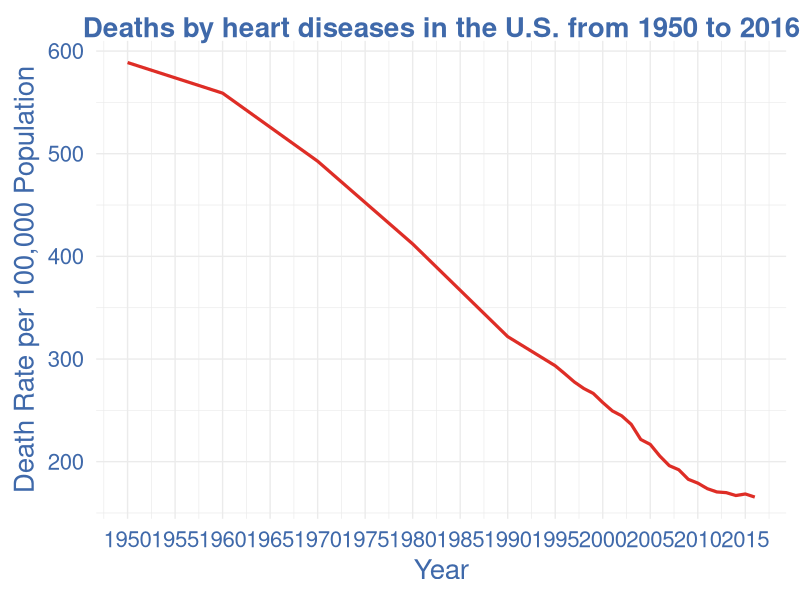

The R script that drew this image:
#Install Packages
list.of.packages <- c("ggplot2", "ggthemes")
new.packages <- list.of.packages[!(list.of.packages %in% installed.packages()[,"Package"])]
if(length(new.packages)) install.packages(new.packages)
lapply(list.of.packages, require, character.only = TRUE)

## theme

# https://material.io/design/color/the-color-system.html#tools-for-picking-colors
pal_heart <- c('#fee5d9','#fcbba1','#fc9272','#fb6a4a','#de2d26','#a50f15')
blue_heart <- "#3F69AA"

############# color pieces!
scale_fill_heart <- function(){
  
  structure(list(
    scale_fill_manual(values=pal_heart)
  ))
}

scale_color_discrete_heart <- function(){
  
  structure(list(
    scale_color_manual(values=pal_heart)
  ))
}

scale_color_continuous_heart <- function(){
  
  structure(list(
    scale_color_gradientn(colours = pal_heart)
  ))
}
##################################

theme_heart <- function(base_size = 20, base_family = "Helvetica",
                        base_line_size = base_size / 42,
                        base_rect_size = base_size / 42) {
  # Starts with theme_bw and remove most parts
  theme_bw(
    base_size = base_size,
    base_family = base_family,
    base_line_size = base_line_size,
    base_rect_size = base_rect_size
  ) %+replace%
    theme(
      axis.ticks      = element_blank(),
      axis.text       = element_text(size = 16,color=blue_heart),
      axis.title = element_text(color = blue_heart),
      legend.background = element_blank(),
      legend.key        = element_blank(),
      legend.title = element_blank(),
      panel.background   = element_blank(),
      panel.border      = element_blank(),
      strip.background  = element_blank(),
      plot.title = element_text(color = blue_heart, face = "bold"),
      plot.background   = element_blank(),
      
      complete = TRUE
    )
}

# Set working directory
setwd("~/Documents/GradSchool/MSDS455/git_repos/MSDS455_Charlie/data")

# read in csv file
heart_disease_deaths <- 
  read.csv(file = "deaths-by-heart-diseases.csv", 
           stringsAsFactors = FALSE)

#check data
str(heart_disease_deaths)

# Create Plot
setwd("~/Documents/GradSchool/MSDS455/git_repos/MSDS455_Charlie/visualizations")
png(file = "slide_10_HD_deaths_over_time.png",width = 1000, height = 500) 
p <- ggplot(data=heart_disease_deaths,aes(x=Year,y=Death.rate.per.100.000.population))+
  geom_line(size=1.1, color = "#de2d26")+
  guides(linetype=F)+
  scale_x_continuous(breaks = seq(1950, 2016, by = 5))+
  labs(x="Year",y="Death Rate per 100,000 Population") +
  scale_color_discrete_heart() + 
  theme_heart() + 
  ggtitle("Deaths by heart diseases in the U.S. from 1950 to 2016")
print(p)
dev.off()
